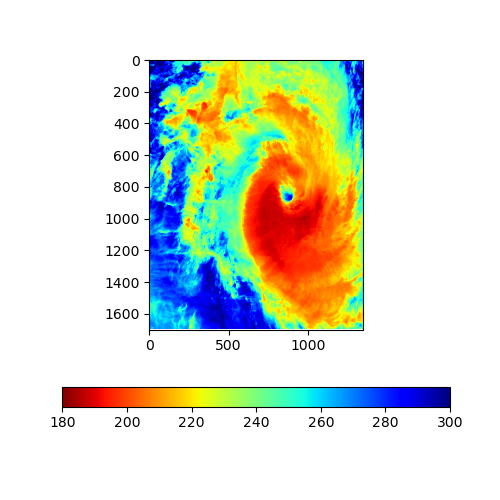

Generate this figure with Python:
import matplotlib
matplotlib.use('agg') # AJW 16Aug2018
import matplotlib.pyplot as plt
import matplotlib.patches as patches
import matplotlib.gridspec as gridspec
from matplotlib import cm
from mpl_toolkits.axes_grid1 import make_axes_locatable

plt.close('all')

matplotlib.rcParams['axes.titlesize'] = 10
matplotlib.rcParams['axes.labelsize'] = 10
matplotlib.rcParams['legend.fontsize'] = 10
matplotlib.rcParams['font.size'] = 10

import numpy as np

import h5py
filename = "GIMGO-SVI01-SVI04-SVI05_j01_d20200208_t0540026_e0545426_b11518_c20200410201727083640_noac_ops.h5"

with h5py.File(filename, "r") as f:
    bt_mx = f['All_Data']['VIIRS-I5-SDR_All']['BrightnessTemperature'][()]
    lat_mx = f['All_Data']['VIIRS-IMG-GEO_All']['Latitude'][()]
    lon_mx = f['All_Data']['VIIRS-IMG-GEO_All']['Longitude'][()]

lat_mx = lat_mx[:-33, :-33]
lon_mx = lon_mx[:-33, :-33]
bt_mx = bt_mx[:-33, :-33] / 256. + 140 # Just a guess

op_lon = 116.8
op_lat = -20.8


"""
fig = plt.figure()

# This explains the nan-related runtime error for the following line: https://github.com/matplotlib/matplotlib/issues/9892
img0 = plt.pcolormesh(lon_mx, lat_mx, bt_mx, vmin=180, vmax=300, cmap='jet_r') 
#img0 = plt.scatter(lon_mx, lat_mx, c=bt_mx, vmin=160, vmax=280, cmap='jet_r', edgecolors='none', marker=',')

aspect_lon = np.cos(np.pi/180*op_lat) # Aspect ratio
plt.xlim(op_lon-2.5/aspect_lon, op_lon+2.5/aspect_lon)
plt.ylim(op_lat-2.5, op_lat+2.5)

fig.set_size_inches(5, 5)
fig.colorbar(img0, orientation='horizontal')
plt.savefig('test.png', dpi=100)
"""

fig = plt.figure()

# This explains the nan-related runtime error for the following line: https://github.com/matplotlib/matplotlib/issues/9892
img0 = plt.imshow(bt_mx[500:2200, 3000:4350], vmin=180, vmax=300, cmap='jet_r') 
#img0 = plt.scatter(lon_mx, lat_mx, c=bt_mx, vmin=160, vmax=280, cmap='jet_r', edgecolors='none', marker=',')

fig.set_size_inches(5, 5)
fig.colorbar(img0, orientation='horizontal')
plt.savefig('test.png', dpi=100)


#
#
#

from satpy import available_readers, Scene
from glob import glob
available_readers()

filenames = glob('./GIMGO-SVI01*')
#scn = Scene(reader='viirs_l1b', filenames=filenames) # 'ValueError: No supported files found'
scn = Scene(reader='viirs_sdr', filenames=filenames)
scn.load(['I05'])
plt.figure()
plt.imshow(scn['I05'][500:2200, 3000:4500], vmin=180, vmax=300, cmap='jet_r')
plt.colorbar()
plt.savefig('test_pysat.png', dpi=100)

#scn.save_datasets(writer='cf', datasets=['I05'], filename='viirs_sdr_i05_damien_test.nc', 
#    exclude_attrs=['raw_metadata'])
scn.save_datasets(writer='cf', datasets=['I05'], filename='viirs_sdr_i05_damien_test.nc', 
    exclude_attrs=['raw_metadata'])

